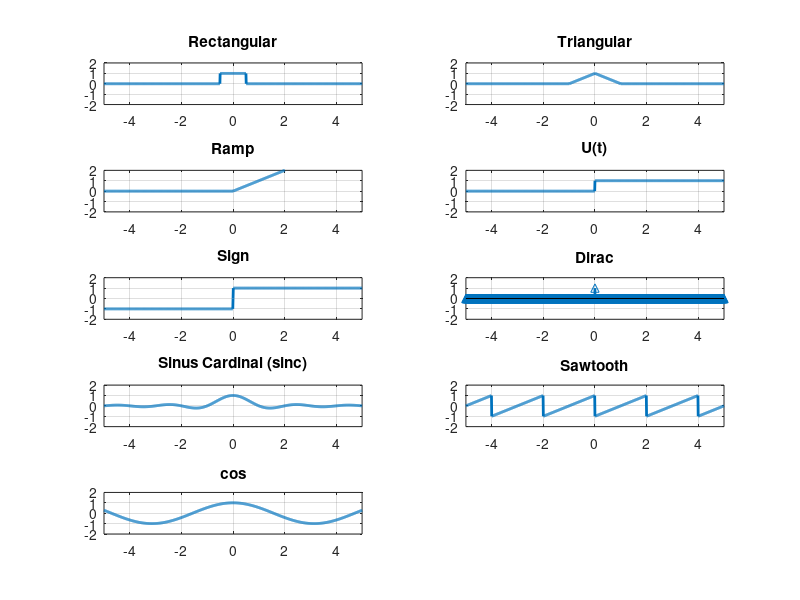

Write the MATLAB code that produced this figure.
clc;
clear;
close all;

% Time vector
t = -5:0.01:5;

% Period for sawtooth
T = 2;

% ======================
% Signals
% ======================

rect = double(abs(t) <= 0.5);                 % Rectangular
tri = (1 - abs(t)) .* (abs(t) <= 1);          % Triangular
ramp = t .* (t >= 0);                         % Ramp
u = double(t >= 0);                           % Unit Step
s = (t>0)-(t<0);                                  % Sign
% Dirac approximation
dirac = zeros(size(t));
[~, idx] = min(abs(t));
dirac(idx) = 1;
cosf=cos(t);
% Sinus Cardinal
sinus_cardinal = sinc(t);
%
% Sawtooth
saw = mod(t, T);
saw = saw - T/2;

% ======================
% Plot Everything
% ======================

figure;

subplot(5,2,1)
plot(t, rect, 'LineWidth', 2)
grid on
title('Rectangular')

subplot(5,2,2)
plot(t, tri, 'LineWidth', 2)
grid on
title('Triangular')

subplot(5,2,3)
plot(t, ramp, 'LineWidth', 2)
grid on
title('Ramp')

subplot(5,2,4)
plot(t, u, 'LineWidth', 2)
grid on
title('U(t)')

subplot(5,2,5)
plot(t, s, 'LineWidth', 2)
grid on
title('Sign')

subplot(5,2,6)



stem(t, dirac, 'LineWidth', 2,'^')
grid on
title('Dirac')
subplot(5,2,7)

plot(t, sinus_cardinal, 'LineWidth', 2)
grid on
title('Sinus Cardinal (sinc)')
subplot(5,2,8)

plot(t, saw, 'LineWidth', 2)
grid on
title('Sawtooth')
subplot(5,2,9)
plot(t,cosf,'lineWidth',2);
grid on;
title("cos");

% Apply same axis to all
set(findall(gcf,'type','axes'),'XLim',[-5 5],'YLim',[-2 2])
